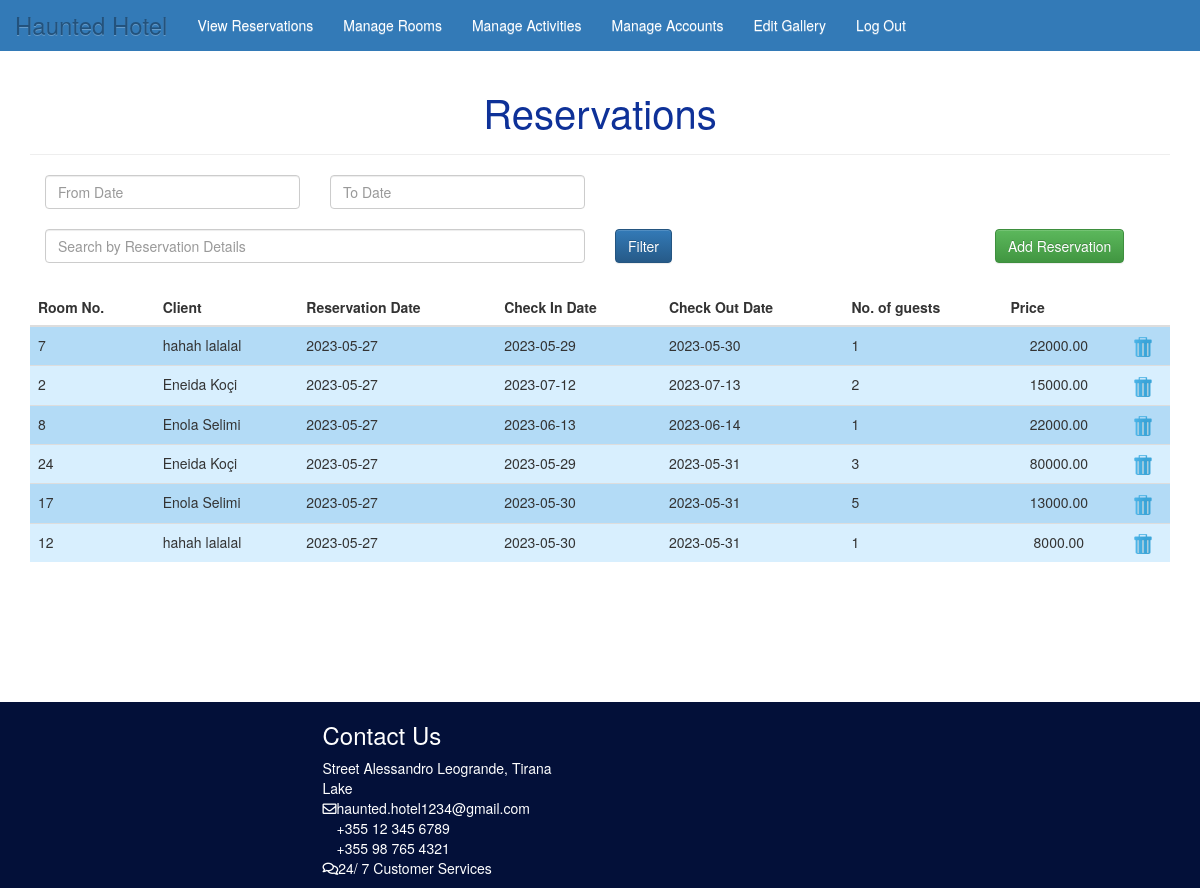
/hotel/view_reservations.php (signed in), run on the app's committed database.
### tables this page shows
CREATE TABLE `rezervim` (
  `resID` int(11) NOT NULL,
  `roomID` int(11) NOT NULL,
  `clientID` int(11) NOT NULL,
  `resDate` date NOT NULL,
  `checkIn` date NOT NULL,
  `checkOut` date DEFAULT NULL,
  `guests` int(11) NOT NULL,
  `price` decimal(7,2) NOT NULL
);

### hotel/view_reservations.php (the view, shortened to what this page needs)
<?php
require('includes/hotel_connect.php');
echo '<h1 id="amenities" class="text-center">Reservations</h1><hr>';
$q = "SELECT a.*, CONCAT(b.name,' ',b.lName) AS Client
        FROM rezervim AS a
            INNER JOIN
        klient AS b ON a.clientID = b.clientID";
$r = mysqli_query($dbc, $q);
?>
<div class="col-md-3">
    <input placeholder="From Date" type="text" name="from_date" id="from_date" class="form-control"
        onfocus="(this.type = 'date')" onblur="(this.type = 'text')" />
</div>
<div class="col-md-3">
    <input placeholder="To Date" type="text" name="to_date" id="to_date" class="form-control"
        onfocus="(this.type = 'date')" onblur="(this.type = 'text')" />
</div>
<br />
<div class="col-md-6">
    <input type="text" name="search_text" id="search_text" placeholder="Search by Reservation Details"
        class="form-control" />
</div>
<div class="col-md-4">
    <input type="button" name="filter" id="filter" value="Filter" class="btn btn-primary" />
</div>
<div class="col-md-1">
    <a href="reserve.php" target="_blank" class="btn btn-success float-right"> Add Reservation </a>
</div>
<br>
<br>
<br>
<div id="order_table">
    <table id="data_table" width="100%" class="table table-hover">
        <thead>
            <tr class="table-header">
                <th align="left">Room No.</th>
                <th align="left">Client</th>
                <th align="left">Reservation Date</th>
                <th align="left">Check In Date</th>
                <th align="left">Check Out Date</th>
                <th align="left">No. of guests</th>
                <th align="left">Price</th>
                <th align="left" class="delete"></th>
            </tr>
        </thead>
        <tbody id="export_table">
            <?php
            $bg = '#d8effe';
            while ($row = mysqli_fetch_array($r, MYSQLI_ASSOC)) {
                $bg = ($bg == '#b3dbf6' ? '#d8effe' : '#b3dbf6');
                echo '<tr data-row-id="' . $row['resID'] . '" style="background-color:' . $bg . '">
                <td align="left" col-index="1">' . $row['roomID'] . '</td>
                <td align="left" class="editable-col inlineEdit" contenteditable="true" col-index="2" oldval="' . $row['Client'] . '">' . $row['Client'] . '</td>
                <td align="left" class="editable-col inlineEdit" contenteditable="true" col-index="3" oldval="' . $row['resDate'] . '">' . $row['resDate'] . '</td>
                <td align="left" class="editable-col inlineEdit" contenteditable="true" col-index="4" oldval="' . $row['checkIn'] . '">' . $row['checkIn'] . '</td>
                <td align="left" class="editable-col inlineEdit" contenteditable="true" col-index="5" oldval="' . $row['checkOut'] . '">' . $row['checkOut'] . '</td>
                <td align="left" class="editable-col inlineEdit" contenteditable="true" col-index="6" oldval="' . $row['guests'] . '">' . $row['guests'] . '</td>';
                echo '<td align="center" class="editable-col inlineEdit" contenteditable="true" col-index="7" oldval="' . $row['price'] . '">' . $row['price'] . '</td>
                <td align="center" col-index="7" class="delete"><a href="delete_res.php?id=' . $row['resID'] . '"><img src="includes/Trash-icon.png" width="20px" height="20px"></a></td>
            </tr>';
            }
            ?>
        </tbody>
    </table>
</div>

### hotel/hotelStyle.css (style rules this page uses)
* { margin: 0; padding: 0; }
body, html { height: 100%; }
body { padding-top: 70px; position: relative }
.navbar-brand { color: #fff; font-size: x-large; }
li a { text-decoration: none; color: #fff; }
ul { list-style-type: none; }
#amenities { color:#0e3198; text-align:center; font-size: 40px; }
h1 { text-align: center; }

### hotel/footerStyle.css (style rules this page uses)
.footer { background-color: #031039; color: #fff; }
.top { margin-top: 10%; }
.grid { display: grid; grid-template-columns: repeat(4, 1fr); grid-gap: 30px; }

### data on the page
rezervim: roomID "7", Client "hahah lalalal", resDate "2023-05-27", checkIn "2023-05-29", checkOut "2023-05-30", guests "1", price "22000.00"
rezervim: roomID "2", Client "Eneida Koçi", resDate "2023-05-27", checkIn "2023-07-12", checkOut "2023-07-13", guests "2", price "15000.00"
rezervim: roomID "8", Client "Enola Selimi", resDate "2023-05-27", checkIn "2023-06-13", checkOut "2023-06-14", guests "1", price "22000.00"
rezervim: roomID "24", Client "Eneida Koçi", resDate "2023-05-27", checkIn "2023-05-29", checkOut "2023-05-31", guests "3", price "80000.00"
rezervim: roomID "17", Client "Enola Selimi", resDate "2023-05-27", checkIn "2023-05-30", checkOut "2023-05-31", guests "5", price "13000.00"
rezervim: roomID "12", Client "hahah lalalal", resDate "2023-05-27", checkIn "2023-05-30", checkOut "2023-05-31", guests "1", price "8000.00"
